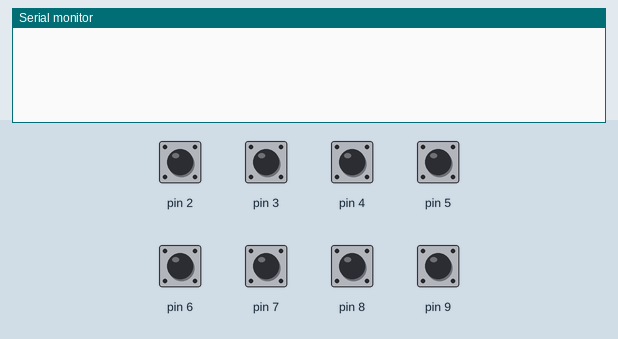
Simulated run of this sketch. Board: Arduino Uno, built with avr-gcc and run on an emulated ATmega328P. Shown: the last lines printed to the serial monitor. Inputs (shaded band) come from the test bench; at power-on: pin 2–9 HIGH.

Above: at 1.2 s.
1.3 s: pin 2 pulled LOW for 0.15 s
At 2.2 s:
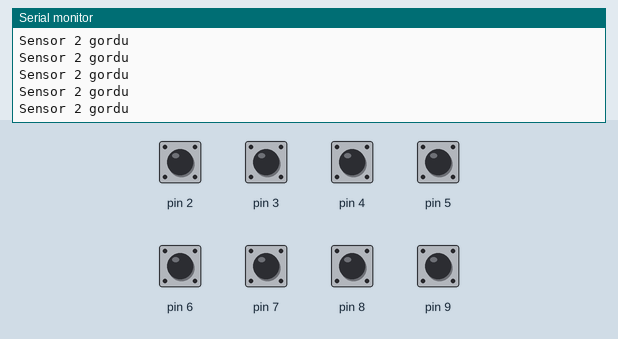
2.9 s: pin 3 pulled LOW for 0.15 s
At 4.2 s:
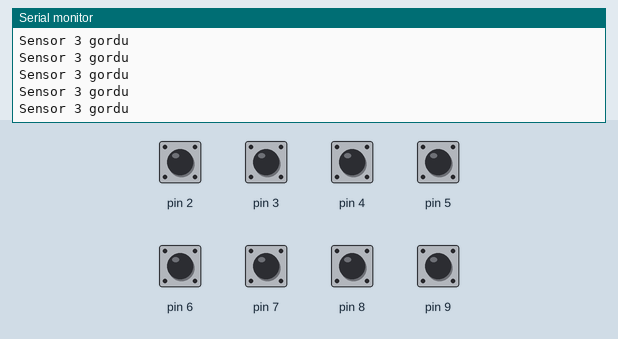
4.5 s: pin 4 pulled LOW for 0.15 s
At 5.8 s:
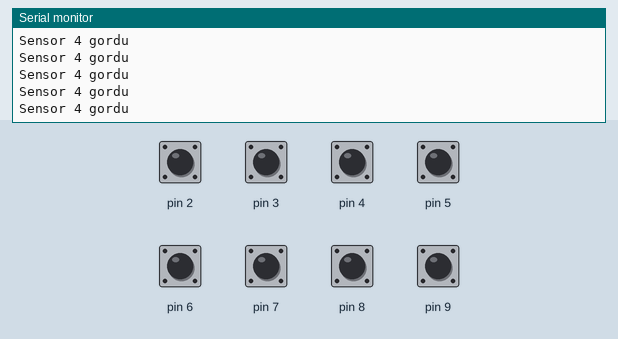
6.1 s: pin 5 pulled LOW for 0.15 s
At 7.0 s:
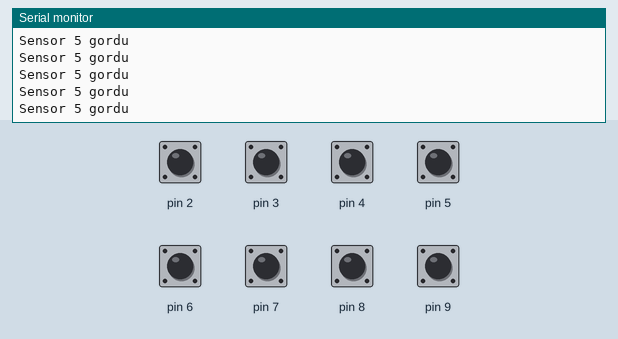
7.7 s: pin 6 pulled LOW for 0.15 s
At 8.2 s:
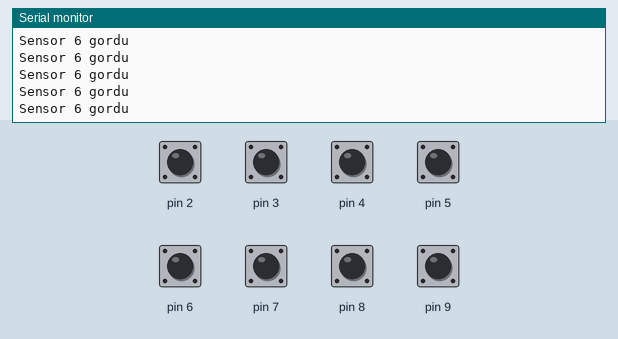
9.3 s: pin 7 pulled LOW for 0.15 s
At 10.6 s:
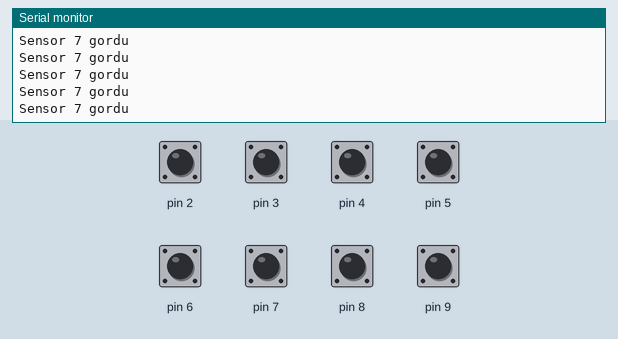
Timing chart, 0 to 11.9 s (numbered marks = the images above; inputs shaded):
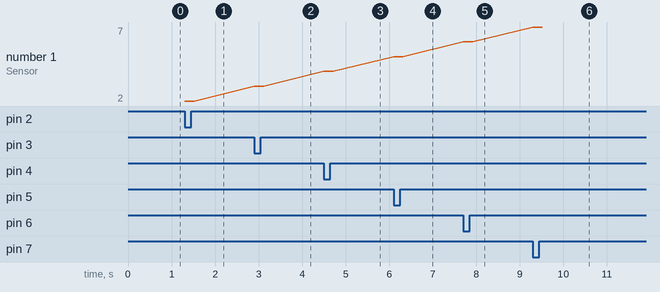

Measured:
- after the input at 1.3 s, the serial monitor: prints a new line at once (image 1)
- after the input at 2.9 s, the serial monitor: prints a new line at once (image 2)
- after the input at 4.5 s, the serial monitor: prints a new line at once (image 3)
- after the input at 6.1 s, the serial monitor: prints a new line at once (image 4)
- after the input at 7.7 s, the serial monitor: prints a new line at once (image 5)
- after the input at 9.3 s, the serial monitor: prints a new line at once (image 6)
- plotted number 1: 2 → 3 after the input at 2.9 s, 3 → 4 after the input at 4.5 s, 4 → 5 after the input at 6.1 s, 5 → 6 after the input at 7.7 s, 6 → 7 after the input at 9.3 s

The sketch:

Cizgi_Sensoru.ino
```cpp
void setup() {


	Serial.begin(9600);


	for( int sayi = 2 ; sayi <= 10 ; sayi++  ){


		pinMode(sayi, INPUT_PULLUP);	//Cizgi sensoru input olarak ayarlandi


	}


}


void loop() {


	for(int a = 2 ; a < 10 ; a++){ 	//2 den 9 a kadar dondu


		if( !digitalRead(a)){		// Hangi sensor gorduyse numarasını ekrana yaz


			Serial.print("Sensor ");


			Serial.print(a);


			Serial.println(" gordu");

		}

	}


}
```
